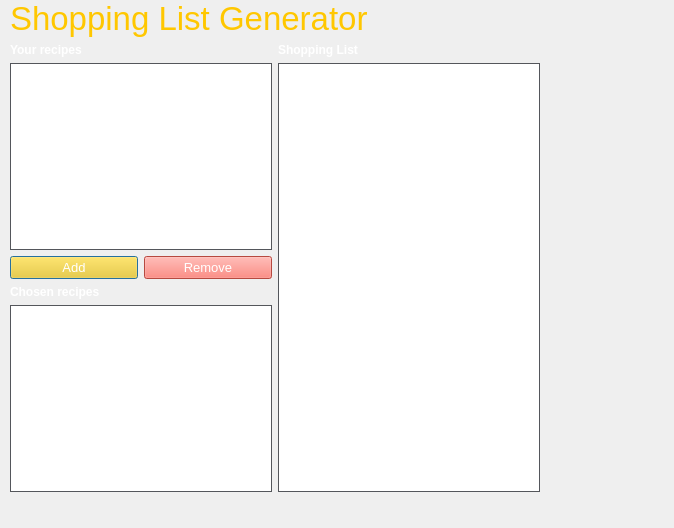
<?xml version="1.0" encoding="UTF-8"?>
<ui version="4.0">
 <class>MenuDialog</class>
 <widget class="QDialog" name="MenuDialog">
  <property name="geometry">
   <rect>
    <x>0</x>
    <y>0</y>
    <width>674</width>
    <height>528</height>
   </rect>
  </property>
  <property name="windowTitle">
   <string>Urszula Chmielewska - Shopping List</string>
  </property>
  <widget class="QWidget" name="layoutWidget">
   <property name="geometry">
    <rect>
     <x>10</x>
     <y>0</y>
     <width>530</width>
     <height>492</height>
    </rect>
   </property>
   <layout class="QVBoxLayout" name="verticalLayout_6">
    <item>
     <widget class="QLabel" name="label_4">
      <property name="styleSheet">
       <string notr="true">font: 8pt &quot;Gill Sans MT&quot;;
color: #FFC700;
font-size: 33px;</string>
      </property>
      <property name="text">
       <string>Shopping List Generator</string>
      </property>
     </widget>
    </item>
    <item>
     <layout class="QHBoxLayout" name="horizontalLayout_2">
      <item>
       <layout class="QVBoxLayout" name="verticalLayout_5">
        <item>
         <layout class="QVBoxLayout" name="verticalLayout_4">
          <item>
           <layout class="QVBoxLayout" name="verticalLayout">
            <item>
             <widget class="QLabel" name="label">
              <property name="styleSheet">
               <string notr="true">font: 8pt &quot;Gill Sans MT&quot;;
font-size: 12px;
font: bold;
color: white;</string>
              </property>
              <property name="text">
               <string>Your recipes</string>
              </property>
             </widget>
            </item>
            <item>
             <widget class="QTableView" name="availableRecipes">
              <property name="styleSheet">
               <string notr="true">font: &quot;Gill Sans MT&quot;;
font-size: 11px;
border-style: solid;
border-width: 0.5px;
border-color: #54565B;
background-color: #FFFFFF</string>
              </property>
              <property name="editTriggers">
               <set>QAbstractItemView::NoEditTriggers</set>
              </property>
              <property name="selectionMode">
               <enum>QAbstractItemView::SingleSelection</enum>
              </property>
             </widget>
            </item>
           </layout>
          </item>
          <item>
           <layout class="QHBoxLayout" name="horizontalLayout">
            <item>
             <widget class="QPushButton" name="btnAdd">
              <property name="styleSheet">
               <string notr="true">background-color: #FFCB05;
color: white;
font: &quot;Gill Sans MT&quot;;
font-size: 13px;
</string>
              </property>
              <property name="text">
               <string>Add</string>
              </property>
             </widget>
            </item>
            <item>
             <widget class="QPushButton" name="btnRemove">
              <property name="styleSheet">
               <string notr="true">font: &quot;Gill Sans MT&quot;;
font-size: 13px;
background-color: #FF665A;
color: #FFFFFF;
</string>
              </property>
              <property name="text">
               <string>Remove</string>
              </property>
             </widget>
            </item>
           </layout>
          </item>
         </layout>
        </item>
        <item>
         <layout class="QVBoxLayout" name="verticalLayout_3">
          <item>
           <widget class="QLabel" name="label_2">
            <property name="styleSheet">
             <string notr="true">font: 8pt &quot;Gill Sans MT&quot;;
font-size: 12px;
font: bold;
color: white;</string>
            </property>
            <property name="text">
             <string>Chosen recipes</string>
            </property>
           </widget>
          </item>
          <item>
           <widget class="QTableView" name="chosenRecipes">
            <property name="styleSheet">
             <string notr="true">font: &quot;Gill Sans MT&quot;;
font-size: 11px;
border-style: solid;
border-width: 0.5px;
border-color: #54565B;
background-color: #FFFFFF</string>
            </property>
            <property name="editTriggers">
             <set>QAbstractItemView::NoEditTriggers</set>
            </property>
            <property name="selectionMode">
             <enum>QAbstractItemView::SingleSelection</enum>
            </property>
           </widget>
          </item>
         </layout>
        </item>
       </layout>
      </item>
      <item>
       <layout class="QVBoxLayout" name="verticalLayout_2">
        <item>
         <widget class="QLabel" name="label_3">
          <property name="styleSheet">
           <string notr="true">font: 8pt &quot;Gill Sans MT&quot;;
font-size: 12px;
font: bold;
color: white;</string>
          </property>
          <property name="text">
           <string>Shopping List</string>
          </property>
         </widget>
        </item>
        <item>
         <widget class="QTableView" name="shopList">
          <property name="styleSheet">
           <string notr="true">font: &quot;Gill Sans MT&quot;;
font-size: 11px;
border-style: solid;
border-width: 0.5px;
border-color: #54565B;
background-color: #FFFFFF</string>
          </property>
         </widget>
        </item>
       </layout>
      </item>
     </layout>
    </item>
   </layout>
  </widget>
 </widget>
 <resources/>
 <connections/>
</ui>
